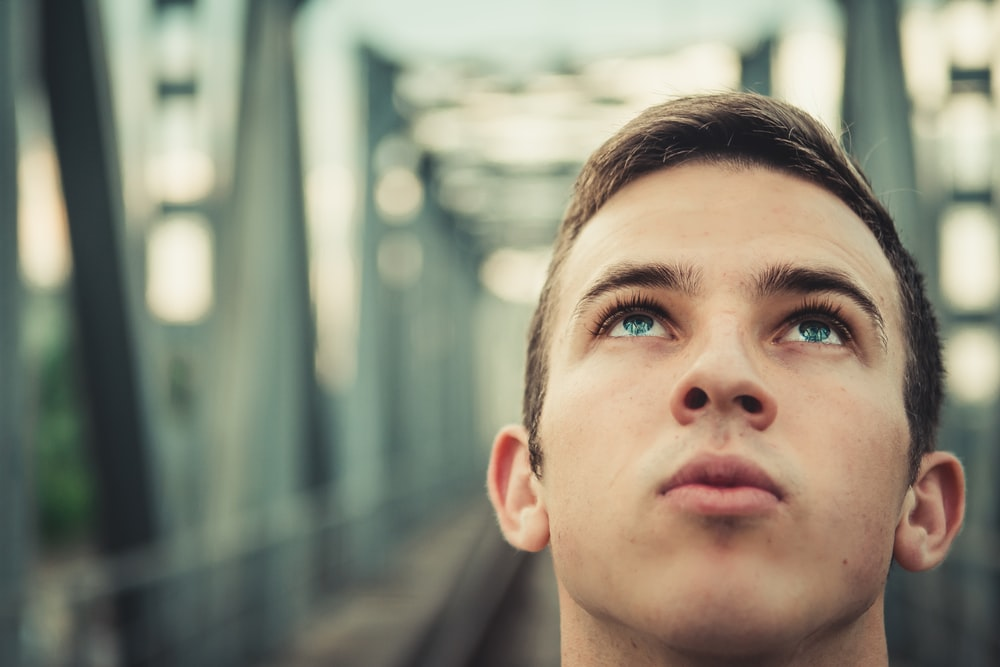
#> input picture face_angles/profile2.jpeg, 1000 x 667 px, given in place of good_8.jpg, which was not available
$ jupyter execute --allow-errors 'Optimum Brightness and Face Angles.ipynb'   (text cells are left out)
#> lines starting #> are read from the running program, lines starting #| are printed output that depends on the picture; after the words box and inside, x2 and y2 are one past the last pixel; in counts of white or black regions, pixels touching at a corner belong together; pictures that were not available may be replaced by others from this repository, and a replacement may not be noted
[cell 1]
import os
import numpy as np
import cv2

import dlib
import imutils
import matplotlib.pyplot as plt

#from werkzeug.utils import secure_filename
#> (the rest of this cell did not finish here and is left out)

[cell 2]
filepath = 'good_images/good_8.jpg'
img= cv2.cvtColor(cv2.imread(filepath), cv2.COLOR_BGR2RGB)
gray = cv2.cvtColor(cv2.imread(filepath), cv2.COLOR_BGR2GRAY)
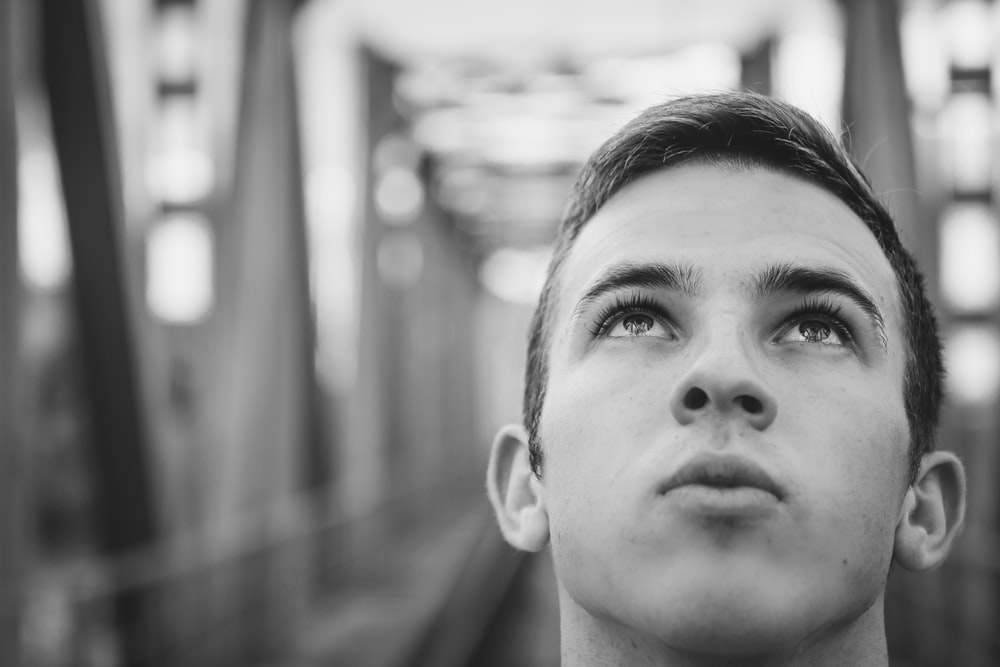
#> gray: shape (667, 1000); min 16, max 246, mean 138.3
#> (the rest of this cell did not finish here and is left out)

[cell 3]
bbox = []
#> (the rest of this cell did not finish here and is left out)

[cell 4]
plt.imshow(cv2.cvtColor(cv2.imread(filepath), cv2.COLOR_BGR2RGB))

[cell 5]
blurred = cv2.GaussianBlur(gray,(11,11),0)
plt.imshow(blurred)

[cell 6]
thresh = cv2.threshold(blurred, 220,255, cv2.THRESH_BINARY)[1]
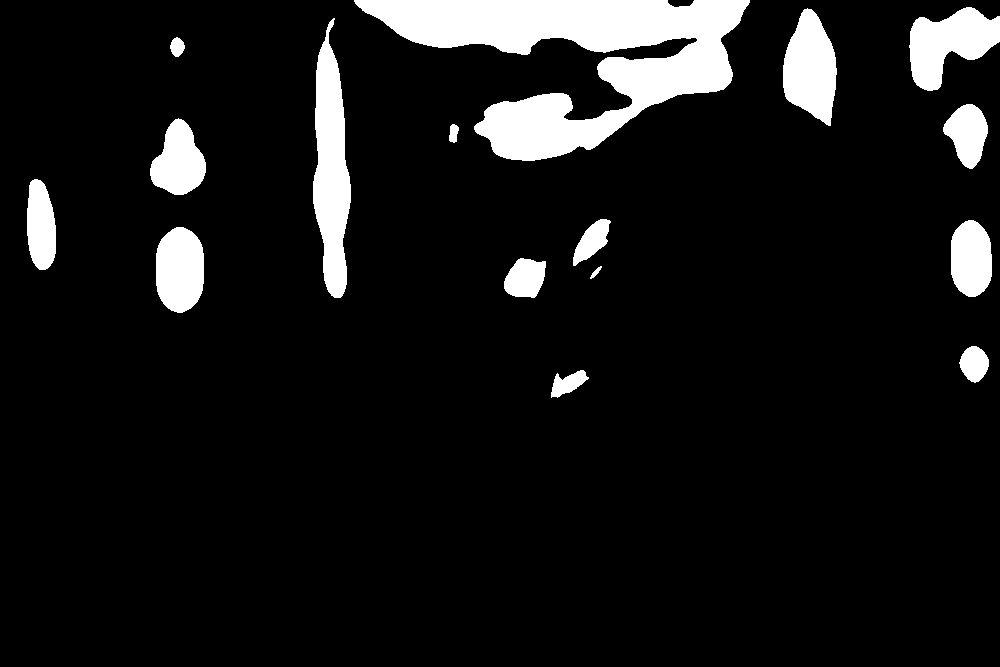
#> thresh: shape (667, 1000); 9.1% white; 16 white regions, largest, box (x1, y1, x2, y2) and area: (354, 0, 750, 161) 28193, (313, 18, 351, 298) 6755, (909, 7, 1000, 91) 4468
plt.imshow(thresh)
#> (the rest of this cell did not finish here and is left out)

#> (a cell that did not finish here is left out)

[cell 8]
def detect_oexposure(filepath):
#> called with filepath = 'odd_images/img_10.jpeg'
    bbox = []
    flag = 0
    #Load image
    image = cv2.imread(filepath)
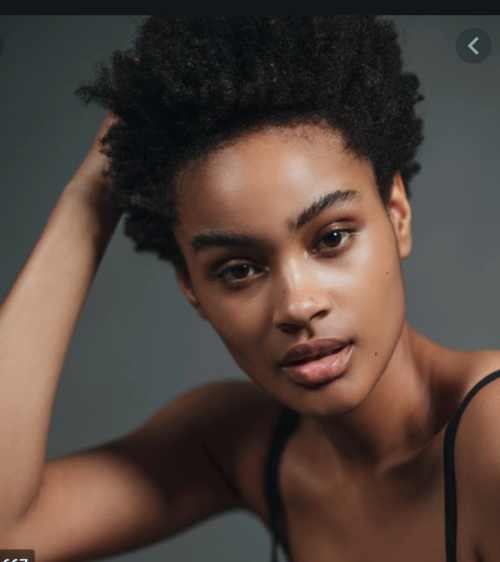
#> input picture static/Screen_Shot_2020-05-12_at_9.16.13_pm.png, 500 x 562 px, given in place of img_10.jpeg, which was not available
#> image is the input picture: shape (562, 500, 3); mean B, G, R 60.1, 67.5, 82.1
    img = cv2.cvtColor(image,cv2.COLOR_BGR2RGB)
#> img: shape (562, 500, 3)

    #Detect Face
    gray = cv2.cvtColor(image, cv2.COLOR_BGR2GRAY)
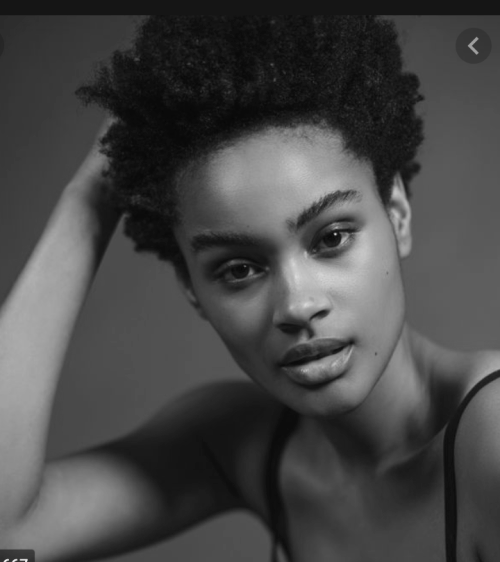
#> gray: shape (562, 500); min 7, max 238, mean 71.1
    image, rects = fd.detect_face(gray, cv2.imread(filepath))
    #print(len(fd.detect_landmarks(rects,gray,image)))
    bbox.append(rects[0].left())
    bbox.append(rects[0].top())
    bbox.append(rects[0].right())
    bbox.append(rects[0].bottom())
    print(len(rects))

    #Blur and threshold
    blurred = cv2.GaussianBlur(gray,(11,11),0)
    thresh1 = cv2.threshold(blurred,220,255,cv2.THRESH_BINARY)[1]
    thresh2 = cv2.threshold(blurred,230,255,cv2.THRESH_BINARY)[1]
    face_thresh1 = thresh1[bbox[1]:bbox[3], bbox[0]:bbox[2]]
    face_thresh2 = thresh2[bbox[1]:bbox[3], bbox[0]:bbox[2]]

    #plot threshold map
    plt.imshow(face_thresh1)
    #print(np.sum(face_thresh == 0))
    white_pct1 = (np.sum(face_thresh1 == 255)/(np.sum(face_thresh1==255)+np.sum(face_thresh1==0)))*100
    white_pct2 = (np.sum(face_thresh2 == 255)/(np.sum(face_thresh2==255)+np.sum(face_thresh2==0)))*100

    if white_pct1>12 or white_pct2>7.0:
        flag = 1
    else:
        flag = 0

    return flag
